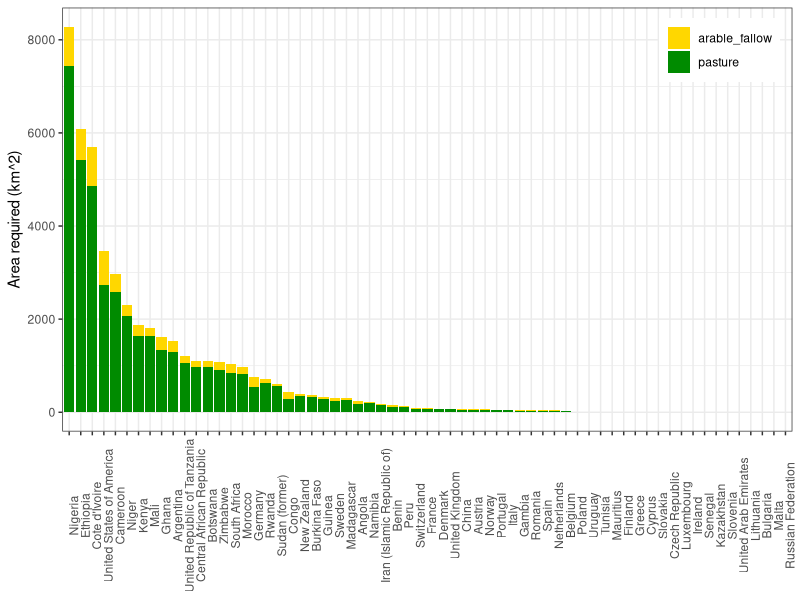

The R script that drew this image: (Note: this script raises an error after producing the figure.)
# Packages -----
library(tidyverse)
library(dplyr)
library(tidyr)

options(tibble.width = Inf)
rm(list=ls())

# Load LCA and GENus data -----
lca <- read_csv("Data/LCAdataforbushmeat.csv")
protein <- read_csv("ProcessedData/GENusData_cleaned.csv")

# 1) Calculate proption of different meats in each country ----
types <- names(protein)
# grep searches for the string (e.g. "pppd" and returns the indices where it appears)
grep("pppd", types)
# grepl does the same but returns a logical for each position:
grepl("pppd", types)
# You then index by this (either grep or grepl should work here)
types[grep("pppd", types)] 
types <- types[grep("pppd", types)] 
types <- types[-grep("all", types)]
types <- types[-grep("game", types)]

# 1)a) Reassign weird meats to ones we have LCA data for -----
# Do this in two stages: 
# a) Reassign those we're sure of (birds --> poultry etc.)
# b) Reassign those we're not sure of proportionally

# a) Ones we're sure of:
lookup <- data.frame(MeatType = types) %>%
  arrange(MeatType) %>%
  mutate(Product = c("Bovine Meat (beef herd)", 
                     "Poultry Meat",
                     "Bovine Meat (beef herd)", 
                     "Bovine Meat (beef herd)", 
                     "Bovine Meat (beef herd)", 
                     NA, 
                     "Bovine Meat (beef herd)", 
                     "Bovine Meat (beef herd)", 
                     NA, 
                     "Pig Meat", 
                     "Poultry Meat",
                     "Pig Meat", 
                     "Pig Meat", 
                     "Lamb & Mutton", 
                     NA))
# Refs: 
# http://agritech.tnau.ac.in/animal_husbandry/animhus_rabbitbreed.html
# https://books.google.co.uk/books?id=CtD-6CPdZCgC&printsec=frontcover&source=gbs_ge_summary_r&cad=0#v=onepage&q&f=false
conventional_prot <- protein %>%
  select(ISO3, types) %>%
  pivot_longer(-ISO3,
               names_to = "MeatType",
               values_to = "PerPersonPerDay_g") %>%
  left_join(., lookup) %>%
  # Cut the ones we're NOT sure about
  filter(!is.na(Product)) %>%
  # Sum up across products
  group_by(ISO3, Product) %>%
  summarise(PerPersonPerDay_g = sum(PerPersonPerDay_g, na.rm = TRUE)) %>%
  # Summarise "undoes" one grouping --in this case 'Product'-- so we can now take the total
  mutate(Total = sum(PerPersonPerDay_g, na.rm = TRUE),
         Proportion = PerPersonPerDay_g / Total,
         check = sum(Proportion)) %>%
  ungroup()
  
# b) Ones we're not sure of. I don't think we need to worry about the fact that dried is dried
#    because everything is done in protein
unconventional_prot <- protein %>%
  select(ISO3, types) %>%
  pivot_longer(-ISO3,
               names_to = "MeatType",
               values_to = "PerPersonPerDay_g") %>%
  left_join(., lookup) %>%
  # Cut ones we ARE sure about
  filter(is.na(Product)) %>%
  # Sum up across products
  group_by(ISO3) %>%
  summarise(Unconv_pppd = sum(PerPersonPerDay_g, na.rm = TRUE)) %>%
  ungroup()

# Join to conventional and reassign
conventional_prot <- conventional_prot %>%
  left_join(., unconventional_prot) %>%
  mutate(PerPersonPerDay_g = PerPersonPerDay_g + Proportion * Unconv_pppd) %>%
  # Recalculate the total ()
  group_by(ISO3, Product) %>%
  summarise(PerPersonPerDay_g = sum(PerPersonPerDay_g, na.rm = TRUE)) %>%
  mutate(Total = sum(PerPersonPerDay_g, na.rm = TRUE),
         Proportion = PerPersonPerDay_g / Total,
         check = sum(Proportion)) %>%
  ungroup()
range(conventional_prot$check, na.rm = TRUE)

# 2) Assign game in these proportions -----
land_grab <- protein %>%
  select(ISO3, COUNTRY, gamepcpa) %>%
  left_join(conventional_prot, .) %>%
  filter(!is.na(gamepcpa)) %>%
  mutate(kg_extra = Proportion * gamepcpa)

# Link these to the LCA data -----
land_grab <- land_grab %>%
  left_join(., lca) %>%
  mutate(extra_pasture_m = kg_extra * `Perm Past`,
         extra_arable_fallow_m = kg_extra * (Fallow + Arable),
         extra_total_m = kg_extra * Land_total_m_kg,
         extra_pasture_km = extra_pasture_m / 1000000,
         extra_arable_fallow_km = extra_arable_fallow_m / 1000000,
         extra_total_km = extra_total_m / 1000000)

# Total up by country -----
land_grab_country <- land_grab %>%
  group_by(ISO3, COUNTRY) %>%
  summarise(country_extra_pasture_km = sum(extra_pasture_km, na.rm = TRUE),
            country_extra_arable_fallow_km = sum(extra_arable_fallow_km, na.rm = TRUE),
            country_extra_total_km = sum(extra_total_km, na.rm = TRUE)) %>%
  ungroup() 

write_csv(land_grab_country,
          "ProcessedData/LandDemandByCountry.csv")

# Make some figures ----
plot_data <- land_grab_country %>%
  arrange(-country_extra_total_km) %>%
  filter(country_extra_total_km > 0) %>%
  pivot_longer(cols = country_extra_pasture_km:country_extra_total_km,
               names_to = "land_type",
               values_to = "km_2") %>% 
  filter(land_type != "country_extra_total_km") %>%
  mutate(COUNTRY = factor(COUNTRY, levels = unique(COUNTRY), ordered = TRUE),
         land_type = gsub("(^.*extra_)(.*)(_km)", "\\2", land_type))
  
ggplot(data = plot_data,
       aes(x = COUNTRY, y = km_2, fill = land_type)) +
  geom_bar(stat = "identity") + 
  scale_fill_manual(values = c("gold", "green4")) + 
  labs(x = NULL, y = "Area required (km^2)", fill = NULL) +
  theme_bw() + 
  theme(axis.text.x = element_text(angle = 90),
        legend.position = c(.9, .9))

ggsave("Outputs/Prelim/LandGrab_v1.pdf",
       height = 15, width = 30, units = "cm")

